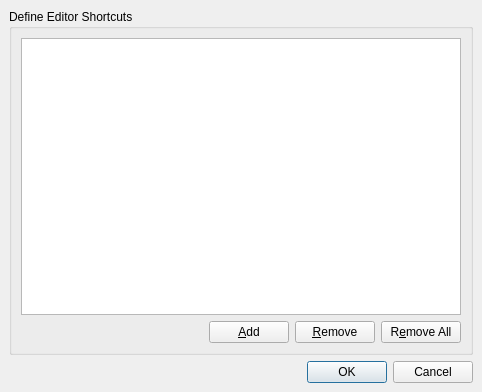
<ui version="4.0" >
 <class>ShortcutEditorDialog</class>
 <widget class="QDialog" name="ShortcutEditorDialog" >
  <property name="geometry" >
   <rect>
    <x>0</x>
    <y>0</y>
    <width>482</width>
    <height>392</height>
   </rect>
  </property>
  <property name="windowTitle" >
   <string>Editor Shortcuts</string>
  </property>
  <layout class="QGridLayout" >
   <property name="margin" >
    <number>9</number>
   </property>
   <property name="spacing" >
    <number>6</number>
   </property>
   <item row="0" column="0" >
    <widget class="QGroupBox" name="groupBox" >
     <property name="title" >
      <string>Define Editor Shortcuts</string>
     </property>
     <layout class="QGridLayout" >
      <property name="margin" >
       <number>9</number>
      </property>
      <property name="spacing" >
       <number>6</number>
      </property>
      <item row="1" column="3" >
       <widget class="QPushButton" name="removeAllButton" >
        <property name="text" >
         <string>R&amp;emove All</string>
        </property>
       </widget>
      </item>
      <item row="1" column="2" >
       <widget class="QPushButton" name="removeButton" >
        <property name="text" >
         <string>&amp;Remove</string>
        </property>
       </widget>
      </item>
      <item row="1" column="1" >
       <widget class="QPushButton" name="addButton" >
        <property name="text" >
         <string>&amp;Add</string>
        </property>
       </widget>
      </item>
      <item row="1" column="0" >
       <spacer>
        <property name="orientation" >
         <enum>Qt::Horizontal</enum>
        </property>
        <property name="sizeHint" >
         <size>
          <width>40</width>
          <height>20</height>
         </size>
        </property>
       </spacer>
      </item>
      <item row="0" column="0" colspan="4" >
       <widget class="QTableView" name="tableView" >
        <property name="alternatingRowColors" >
         <bool>true</bool>
        </property>
        <property name="selectionMode" >
         <enum>QAbstractItemView::SingleSelection</enum>
        </property>
       </widget>
      </item>
     </layout>
    </widget>
   </item>
   <item row="1" column="0" >
    <widget class="QDialogButtonBox" name="buttonBox" >
     <property name="orientation" >
      <enum>Qt::Horizontal</enum>
     </property>
     <property name="standardButtons" >
      <set>QDialogButtonBox::Cancel|QDialogButtonBox::NoButton|QDialogButtonBox::Ok</set>
     </property>
    </widget>
   </item>
  </layout>
 </widget>
 <resources/>
 <connections>
  <connection>
   <sender>buttonBox</sender>
   <signal>rejected()</signal>
   <receiver>ShortcutEditorDialog</receiver>
   <slot>reject()</slot>
   <hints>
    <hint type="sourcelabel" >
     <x>325</x>
     <y>350</y>
    </hint>
    <hint type="destinationlabel" >
     <x>286</x>
     <y>274</y>
    </hint>
   </hints>
  </connection>
 </connections>
</ui>
